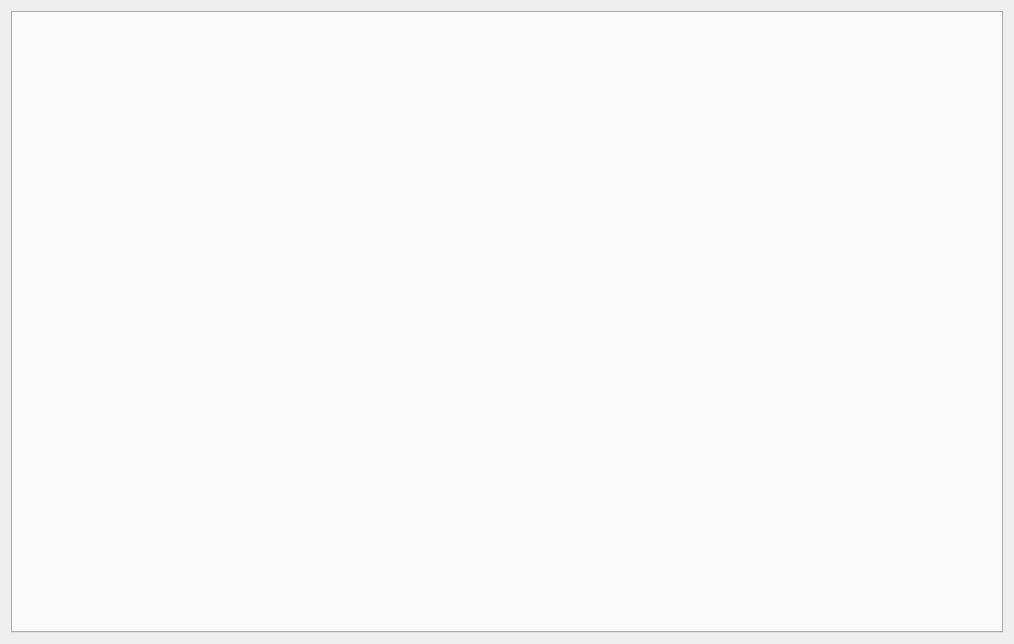
<ui version="4.0" >
 <class>fsMainWindow</class>
 <widget class="QDialog" name="fsMainWindow" >
  <property name="geometry" >
   <rect>
    <x>0</x>
    <y>0</y>
    <width>1014</width>
    <height>644</height>
   </rect>
  </property>
  <property name="windowTitle" >
   <string>fsirc</string>
  </property>
  <layout class="QHBoxLayout" >
   <item>
    <widget class="QTabWidget" name="ircTabHolder" >
     <property name="currentIndex" >
      <number>-1</number>
     </property>
    </widget>
   </item>
  </layout>
 </widget>
 <resources/>
 <connections/>
</ui>
